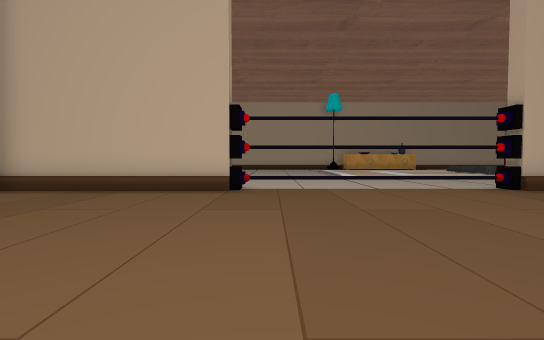
[1] (above)

23 first-person views from a walk through a 3-D level made in the Unity game engine. The camera is 1.3 m above the floor, tilts 2° down and sees 85° across. The floor is counted in squares, 2 m on a side. Each view is taken from the middle of a square. On the plan, view 1 faces up. The plan holds only what a view shows up to about 9 squares ahead; the rest is blank. The place goes on beyond the plan. The player is left out. Some animated figures are left out.

[2]
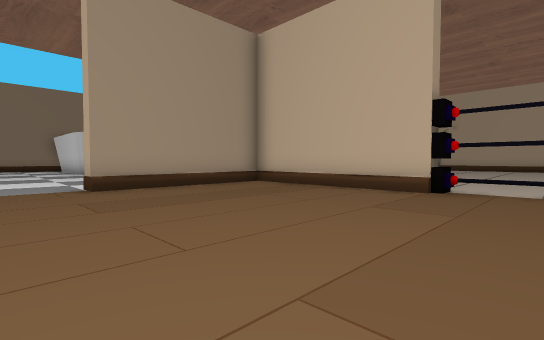

[3]
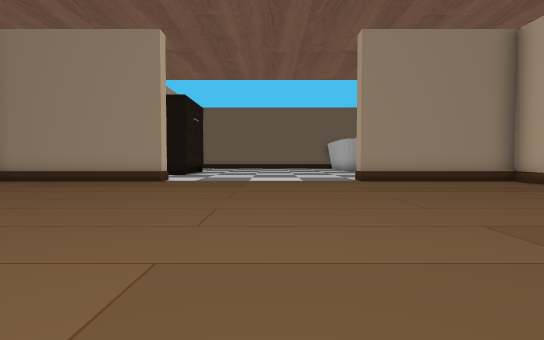

[4]
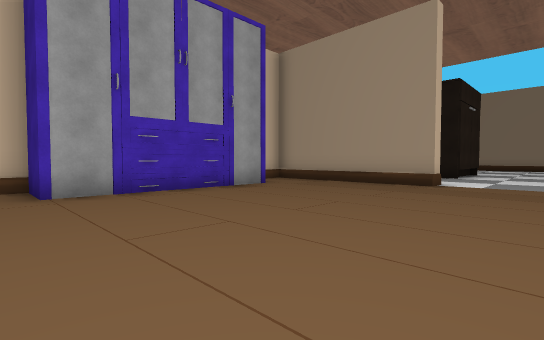

[5]
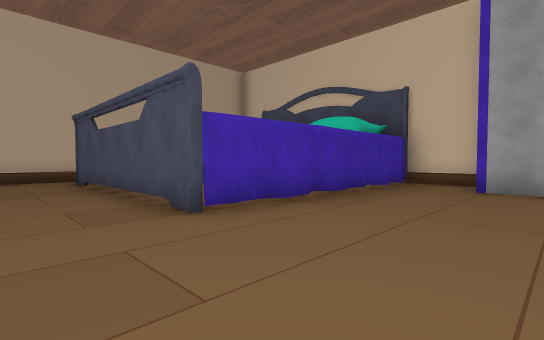

[6]
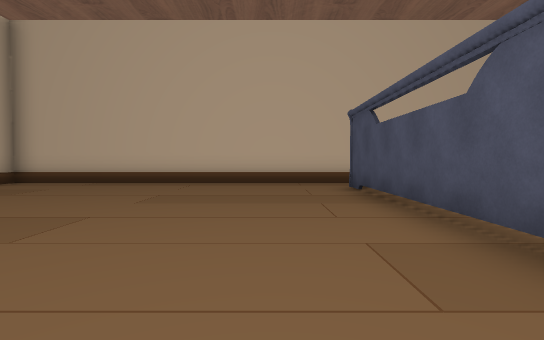

[7]
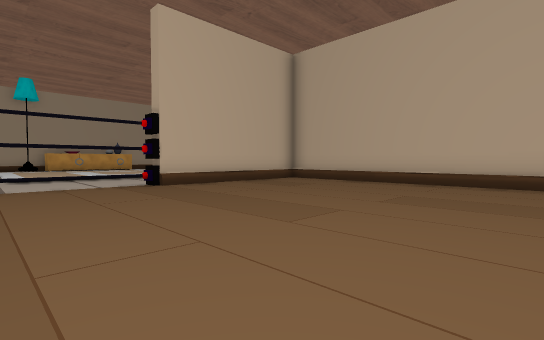

[8]
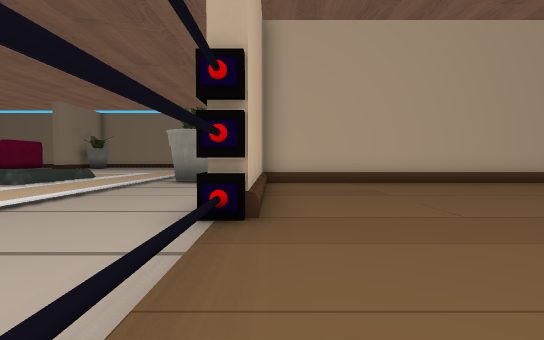

[9]
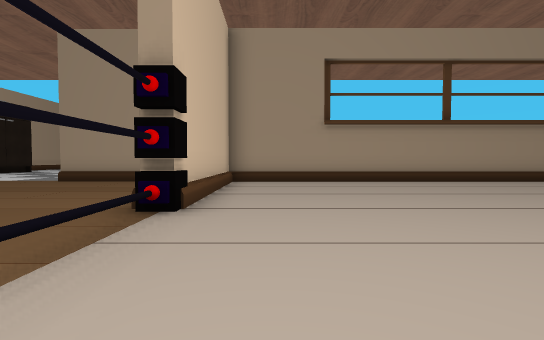

[10]
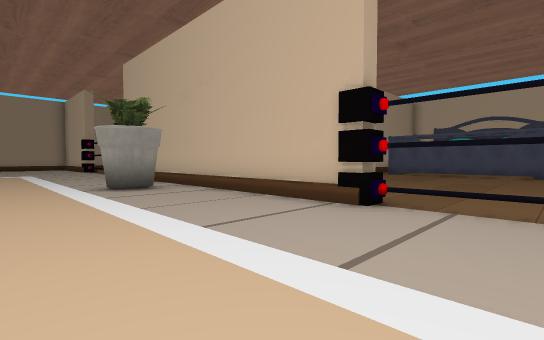

[11]
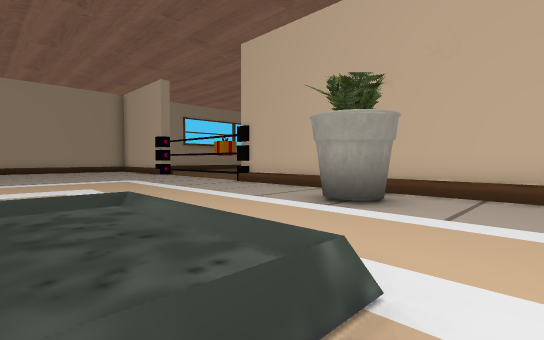

[12]
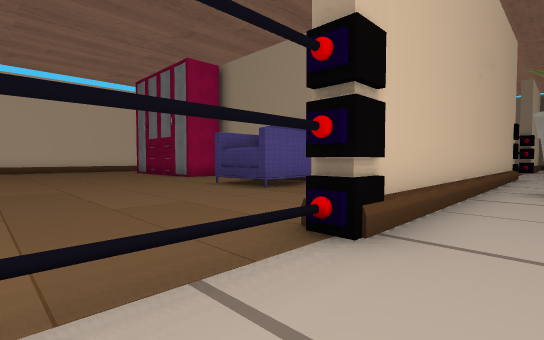

[13]
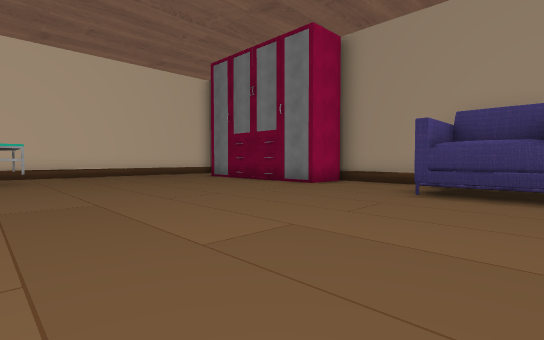

[14]
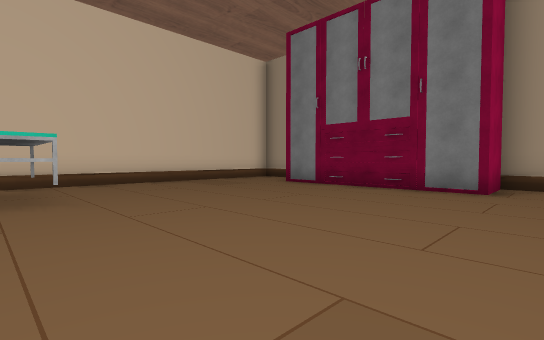

[15]
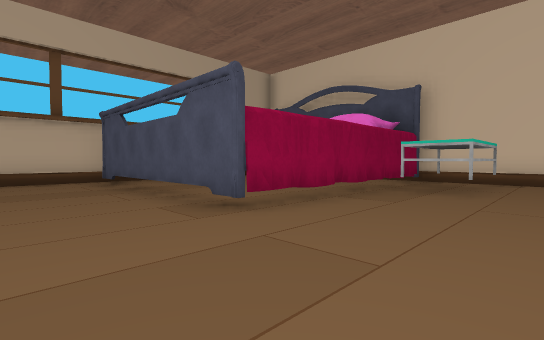

[16]
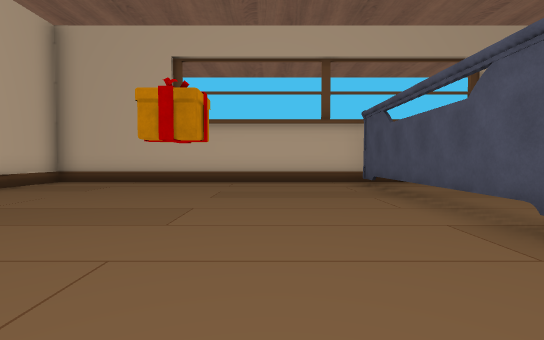

[17]
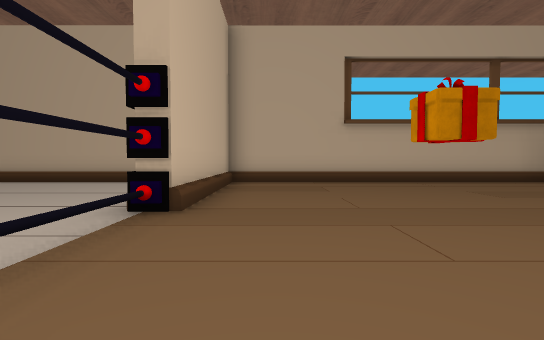

[18]
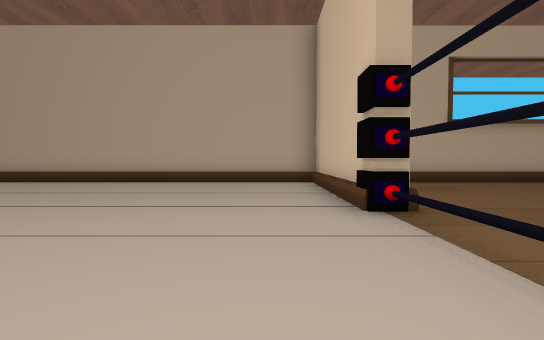

[19]
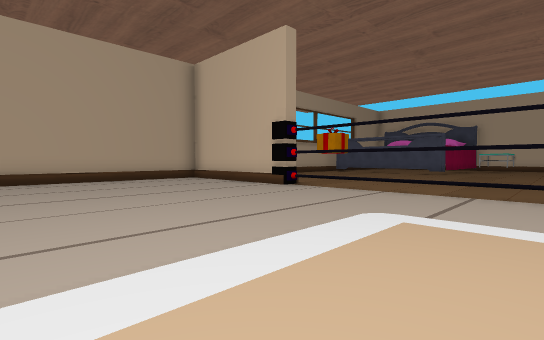

[20]
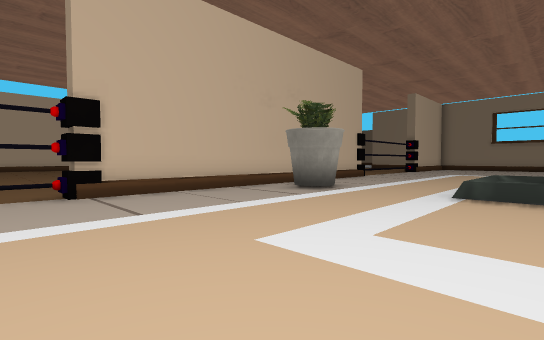

[21]
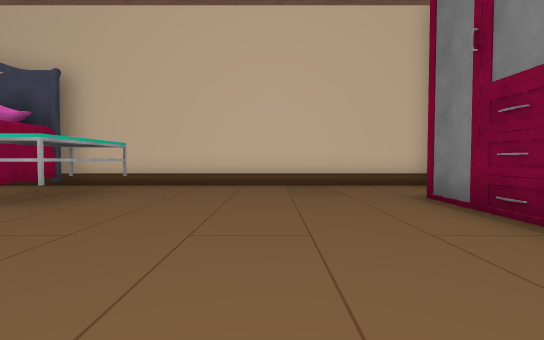

[22]
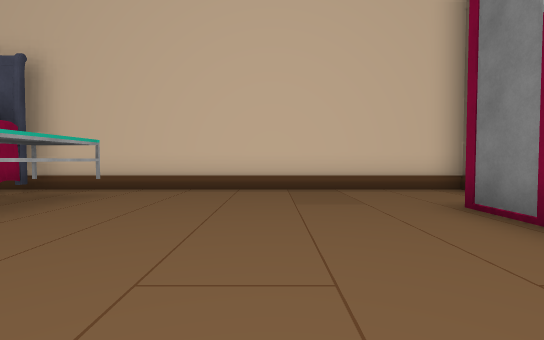

[23]
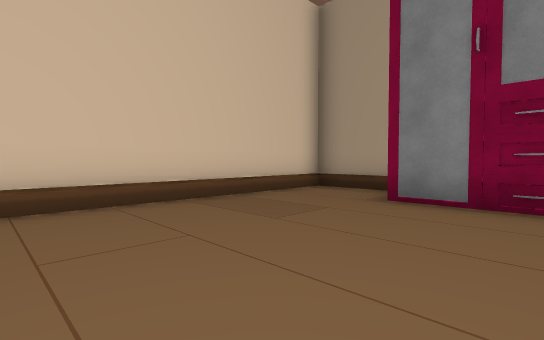

### Floor plan
Key: @ floor where view 1 was taken; # wall or solid block; . main floor; : floor 0.5 m higher than the main floor; / step, stairs or slope; = window, fence, low wall or low ledge; T table; O other object.
Columns run from 10 left of view 1 to 27 right of it. Each row starts with its distance up from view 1.
 13     #....         .  :...............#
 12     #......       .=:=...............#
 11     #......  ........................#
 10     #....... ........................#
  9     #................O...............#
  8     #...............OO...............#
  7     #..........O//////////O..........#
  6     ######.....O##########O.....######
  5     #.............../#  .............#
  4     #.............../# ..............#
  3     #.............../#OO.............#
  2 ....#.............../#OO.............#
  1 ..................../#OO.............#
  0   ........@........./#...............#
 -1     ................/#...............#
 -2    ................./##..............#
 -3  ............#######/##.......########
 -4  ............#      /##.......#
 -5     #........#      /##.......#
 -6     #........#      /##......T#
 -7     #........#      /##.....TT#
 -8     #..#####.#       #......TT#
 -9     #    ###.#       #........#
-10            ###       ##########

Where each view was taken, in squares from view 1:
view 1: 0 up, 0 right, facing up
view 2: 0 up, 1 right, facing up-left
view 3: 1 down, 3 right, facing left
view 4: 2 down, 2 right, facing down-left
view 5: 1 down, 0 right, facing down-right
view 6: 1 down, 2 right, facing right
view 7: 1 down, 2 right, facing up-right
view 8: 6 up, 2 right, facing right
view 9: 8 up, 3 right, facing left
view 10: 11 up, 3 right, facing down-right
view 11: 13 up, 8 right, facing down-right
view 12: 8 up, 18 right, facing down-left
view 13: 3 up, 19 right, facing down-left
view 14: 1 down, 19 right, facing down-left
view 15: 0 up, 17 right, facing down-right
view 16: 0 up, 18 right, facing right
view 17: 5 up, 18 right, facing right
view 18: 8 up, 18 right, facing right
view 19: 13 up, 16 right, facing down-right
view 20: 13 up, 17 right, facing down-left
view 21: 2 down, 15 right, facing down
view 22: 3 down, 15 right, facing down
view 23: 5 down, 17 right, facing down-left
